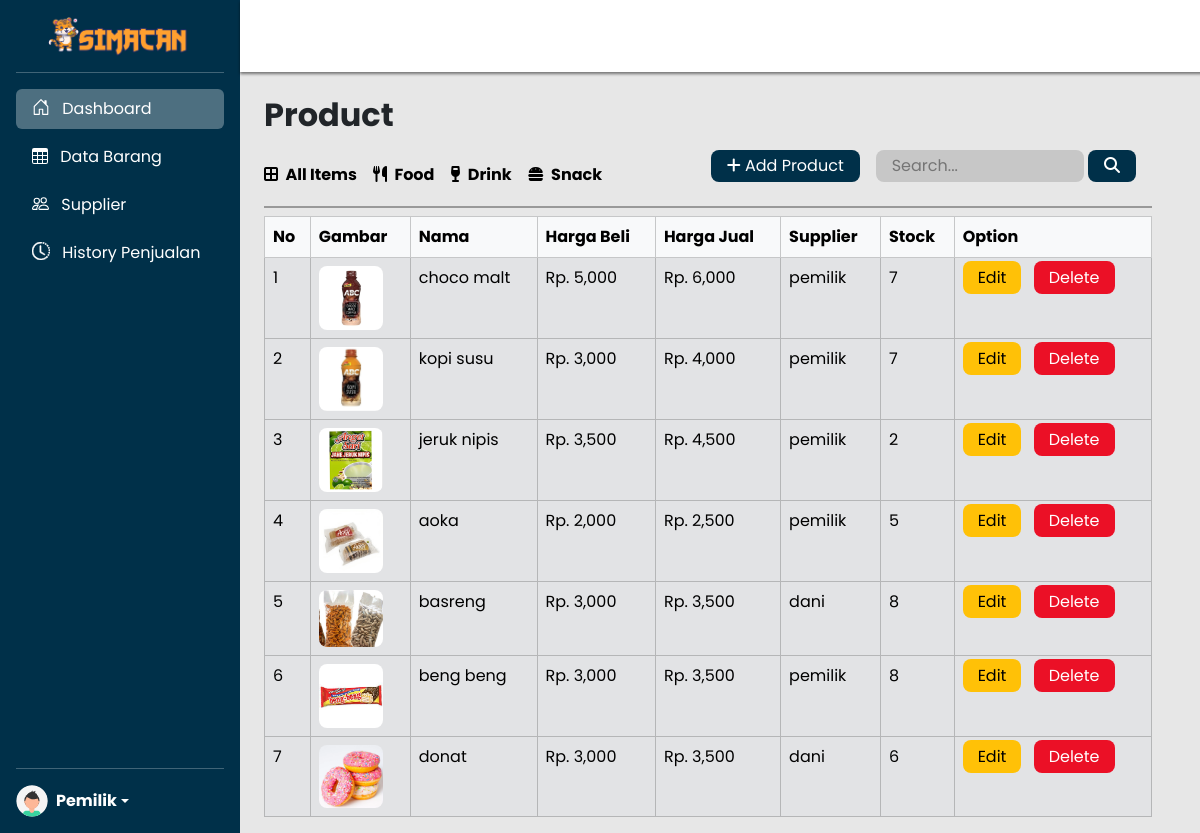
Screenshot of /public/DataBarang (signed in) with the database file from the repository.
### tables this page shows
CREATE TABLE `barang` (
  `id_barang` int(11) NOT NULL,
  `id_kategori` int(11) NOT NULL,
  `id_supplier` int(11) NOT NULL,
  `nama_barang` varchar(25) NOT NULL,
  `harga_beli` int(11) NOT NULL,
  `harga_jual` int(11) NOT NULL,
  `stok_barang` int(11) NOT NULL,
  `gambar` text NOT NULL
);

CREATE TABLE `supplier` (
  `id_supplier` int(11) NOT NULL,
  `nama_supplier` varchar(25) NOT NULL,
  `telepon` varchar(14) NOT NULL,
  `tanggal_input` datetime NOT NULL
);

### app/core/Controller.php (called while the page is built, shortened)
<?php
class Controller{
    public function view($view, $data = [] )
    {
        require_once '../app/views/'. $view . '.php';
    }
    public function model($model)
    {
        return new $model;
    }
}

### app/controllers/DataBarang.php (called while the page is built, shortened)
<?php
class DataBarang extends Controller
{
    public function index()
    {
        $this->view('template/header');
        $data['suppliers'] = $this->model('SupplierModel')->getSuppliers();
        if ($_SERVER['REQUEST_METHOD'] === 'POST' && isset($_POST['search'])) {
            $searchTerm = $_POST['search'];
            $data['barang'] = $this->model('BarangModel')->searchDataBarang($searchTerm);
        } elseif (isset($_POST['kategori'])) {
            $kategori = $_POST['kategori'];
            $data['barang'] = $this->model('BarangModel')->getDataBarangByCategory($kategori);
        } else {
            $data['barang'] = $this->model('BarangModel')->getDataBarang();
        }
        $this->view('data_barang/index', $data);
        $this->view('template/footer');
    }
}

### app/core/App.php (called while the page is built, shortened)
<?php
class App {
    protected $method = 'index';
    protected $params = [];
    public function __construct()
    {
        $this->controller = new $this->controller;
        call_user_func_array([$this->controller, $this->method],$this->params);
    }
}

### public/index.php (called while the page is built, shortened)
<?php
$app = new App;

### app/models/BarangModel.php (called while the page is built, shortened)
<?php
class BarangModel
{
    private $db;
    public function __construct()
    {
        $this->db = new Database;
    }
    public function getDataBarang()
    {
        $sql = "SELECT * FROM barang";
        $stmt = $this->db->prepare($sql);
        $result = $stmt->execute();
        $data = $stmt->fetchAll(PDO::FETCH_ASSOC);
        return $data;
    }
}

### app/core/Database.php (called while the page is built, shortened)
<?php
class Database
{
    private $host = DB_HOST;
    private $user = DB_USER;
    private $pass = DB_PASS;
    private $db_name = DB_NAME;
    private $conn;
    public function __construct()
    {
        $dsn = 'mysql:host=' . $this->host . ';dbname=' . $this->db_name;
        $options = [
            PDO::ATTR_PERSISTENT => true,
            PDO::ATTR_ERRMODE => PDO::ERRMODE_EXCEPTION
        ];
        try {
            $this->conn = new PDO($dsn, $this->user, $this->pass, $options);
        } catch (PDOException $e) {
            $this->error = $e->getMessage();
            die($this->error);
        }
    }
    public function prepare($query) {
        return $this->conn->prepare($query);
    }
}

### app/models/SupplierModel.php (called while the page is built, shortened)
<?php
class SupplierModel
{
    private $db;
    public function __construct()
    {
        $this->db = new Database;
    }
    public function getSuppliers()
    {
        $sql = "SELECT * FROM supplier";
        $stmt = $this->db->prepare($sql);
        $stmt->execute();
        $suppliers = [];
        while ($row = $stmt->fetch(PDO::FETCH_ASSOC)) {
            $suppliers[] = $row;
        }
        return $suppliers;
    }
}

### app/views/data_barang/index.php (the view, shortened to what this page needs)
  <main class="d-flex flex-nowrap">
  <?php
  include "../app/views/template/sidebar.php";
  ?>
  <div class="data-barang overflow-auto" style="width: 100%">
      <div class="nav-utama"></div>
      <div class="wrap-barang bg-gray pt-5">
        <div class="header pt-4 pt-5 border-bot ms-4 me-5">
          <h2 class="fw-bold mb-3">Product</h2>
          <div class="wrap-header d-flex justify-content-between align-items-center">
            <ul class="list-grup gap-3 ps-0 mb-0">
              <li class="list-item"><a href="DataBarang" ><i class="fa-solid fa-border-all me-1"></i> All Items</a></li>
              <li class="list-item">
                <form action='<?= BASEURL; ?>/DataBarang' method='post'>
                  <button type='submit'><i class="fa-solid fa-utensils me-1"></i> Food</button>
                </form>
              </li>
              <li class="list-item">
                <form action='<?= BASEURL; ?>/DataBarang' method='post'>
                  <button type='submit'><i class="fa-solid fa-wine-glass me-1"></i> Drink</button>
                </form>
              </li>
              <li class="list-item">
                <form action='<?= BASEURL; ?>/DataBarang' method='post'>
                  <button type='submit'><i class="fa-solid fa-burger me-1"></i> Snack</button>
                </form>
              </li>
            </ul>
            <div class="grup pe-0 d-flex">
              <button type="button" class="me-3 rounded-3 px-3 py-1 cari-barang" data-bs-toggle="modal" data-bs-target="#addModal"><i class="fa-solid fa-plus"></i> Add Product</button>
              <form action="<?= BASEURL; ?>/DataBarang" method="post">
                  <input type="text" name="search" id="search" placeholder="Search..." class="px-3 py-1 rounded-3 search" style="width: 13rem" />
                  <button type="submit" class="me-3 rounded-3 px-3 py-1 cari-barang">
                    <i class="fa-solid fa-magnifying-glass"></i>
                  </button>
              </form>
            </div>
          </div>
        </div>
        <div class="table-responsive mx-4 me-5">
              <table class="mt-2 table table-secondary table-bordered">
                  <thead>
                  <tr class="table-light">
                      <th>No</th>
                      <th>Gambar</th>
                      <th>Nama</th>
                      <th>Harga Beli</th>
                      <th>Harga Jual</th>
                      <th>Supplier</th>
                      <th>Stock</th>
                      <th>Option</th>
                  </tr>
                  </thead>
                  <tbody>
                  <?php
                  $no = 1;
                  foreach ($data['barang'] as $item) { ?>
                  <tr>
                      <td><?php echo $no++; ?></td>
                      <td><img src='uploads/<?php echo $item['gambar']; ?>' alt='' style='width: 4rem' class='rounded-3' /></td>
                      <td><?php echo $item['nama_barang']; ?></td>
                      <td>Rp. <?php echo number_format($item['harga_beli']); ?></td>
                      <td>Rp. <?php echo number_format($item['harga_jual']); ?></td>
                      <?php
                      $supplierName = "";
                      foreach ($data['suppliers'] as $supplier) {
                          if ($supplier['id_supplier'] == $item['id_supplier']) {
                              $supplierName = $supplier['nama_supplier'];
                              break;
                          }
                      }
                      ?>
                      <td><?php echo $supplierName; ?></td>
                      <td><?php echo $item['stok_barang']; ?></td>
                      <td>
                          <a href="#" class='edit ' data-bs-toggle="modal" data-bs-target="#editModal<?= $item['id_barang']; ?>" data-id="<?= $item['id_barang']; ?>">Edit</a>
                          <a href="<?= BASEURL; ?>/dataBarang/deleteBarang/<?= $item['id_barang'];?>" class='hapus' onclick='return confirm("Hapus Data Barang ?");'>Delete</a>
                      </td>
                  </tr>
                  <?php
              }
              ?>
              </tbody>
          </table>
        </div>
    </div>
  </div>
</main>

### app/views/template/header.php (shortened to what this page needs)
<!DOCTYPE html>
<html lang="en" data-bs-theme="auto">
<head>
    <link
        rel="stylesheet"
        href="https://cdnjs.cloudflare.com/ajax/libs/font-awesome/6.4.2/css/all.min.css"
    />
    <link rel="stylesheet" href="https://cdn.jsdelivr.net/npm/@docsearch/css@3" />
    <link href="assets/dist/css/bootstrap.min.css" rel="stylesheet" />
    <link href="assets/style/sidebars.css" rel="stylesheet" />
</head>
<body>

### app/views/template/sidebar.php (shortened to what this page needs)
<div class="d-flex flex-column flex-shrink-0 p-3 bg-dongker menu" style="width: 240px; height: 100vh">
    <a href="#" class="d-flex align-items-center mb-md-0 me-md-auto text-white text-decoration-none ms-4">
        <img src="assets/image/logo-dua.png" alt="logo" class="img-fluid ms-2" style="height: 40px" />
    </a>
    <hr class="text-white" />
    <ul class="nav nav-pills flex-column mb-auto">
        <li class="nav-item mb-2">
            <a href="Dashboard" class="nav-link text-white" aria-current="page">
                <svg class="bi pe-none me-2" width="18" height="18" style="stroke-width: 1px;"><use xlink:href="#home" /></svg>
                Dashboard
            </a>
        </li>
        <li class="mb-2">
            <a href="DataBarang" class="nav-link text-white">
                Data Barang
            </a>
        </li>
        <li class="mb-2">
            <a href="Supplier" class="nav-link text-white">
                Supplier
            </a>
        </li>
        <li class="mb-2">
            <a href="History" class="nav-link text-white">
                History Penjualan
            </a>
        </li>
    </ul>
    <hr class="text-white" />
    <div class="dropdown">
        <a href="#" class="d-flex align-items-center text-white text-decoration-none dropdown-toggle" data-bs-toggle="dropdown" aria-expanded="false">
            <img src="assets/image/avatar.svg" alt="" width="32" height="32" class="rounded-circle me-2" />
            <?php
            if ($_SESSION['level'] == 1) {
                echo '<strong>Pemilik</strong>';
            }else{
                echo '<strong>Admin</strong>';
            }?>
        </a>
    </div>
</div>

### app/views/template/footer.php (shortened to what this page needs)
</body>
</html>

### public/assets/style/sidebars.css (style rules this page uses)
* { font-family: Poppins, sans-serif; box-sizing: border-box; text-decoration: none; margin: 0; padding: 0; }
.menu { z-index: 999; }
.border-bot { border-bottom: 2px solid rgb(153, 153, 153); }
.bg-dongker { background-color: #003049; }
.bg-transparan { background-color: rgba(255, 255, 255, 0.3); }
.bg-gray { background-color: #e7e7e7; }
.list-grup { list-style: none; display: flex; }
.list-item { font-weight: bold; }
.list-item a, .list-item button { color: black !important; }
.list-item button { border: none; background-color: transparent; font-weight: bold; }
.list-item button::after, .list-item a::after { content: ""; display: block; padding-bottom: 0.2em; border-bottom: 0.2em solid #003049; transform: scale(0); transition: 0.2s linear; }
.grup { margin-bottom: 1.5rem; }
.cari-barang { border: none; background-color: #003049; transition: 0.2s; color: white; }
input.search, input.date, select.pilih-bulan, select.pilih-tahun { border: none; background-color: rgb(199, 199, 199); }
th, td { padding-right: 3rem; padding-top: 0.5rem; padding-bottom: 0.5rem; }
a.hapus { background-color: #eb1026; padding: 5px 15px; border-radius: 8px; color: white; transition: 0.3s; }
a.edit, button.edit { background-color: #ffc107; padding: 5px 15px; border-radius: 8px; margin-right: 0.5rem; color: black; transition: 0.3s; border: none; }
a { text-decoration: none; }
.nav-utama { height: 4.5rem; width: 100%; filter: drop-shadow(0 2px 0.1rem rgba(0, 0, 0, 0.5)); background-color: #fff; }
.nav-utama { position: fixed; z-index: 999; }
.wrap-barang { min-height: 100vh; }
body { min-height: 100vh; min-height: -webkit-fill-available; }
html { height: -webkit-fill-available; }
main { height: 100vh; height: -webkit-fill-available; max-height: 100vh; overflow-x: auto; overflow-y: hidden; }
.dropdown-toggle { outline: 0; }
.bi { vertical-align: -0.125em; fill: currentColor; }

### rows the page displays
barang: gambar (picture), nama_barang "choco malt", harga_beli "5,000", harga_jual "6,000", id_supplier.nama_supplier "pemilik", stok_barang "7"
barang: gambar (picture), nama_barang "kopi susu", harga_beli "3,000", harga_jual "4,000", id_supplier.nama_supplier "pemilik", stok_barang "7"
barang: gambar (picture), nama_barang "jeruk nipis", harga_beli "3,500", harga_jual "4,500", id_supplier.nama_supplier "pemilik", stok_barang "2"
barang: gambar (picture), nama_barang "aoka", harga_beli "2,000", harga_jual "2,500", id_supplier.nama_supplier "pemilik", stok_barang "5"
barang: gambar (picture), nama_barang "basreng", harga_beli "3,000", harga_jual "3,500", id_supplier.nama_supplier "dani", stok_barang "8"
barang: gambar (picture), nama_barang "beng beng", harga_beli "3,000", harga_jual "3,500", id_supplier.nama_supplier "pemilik", stok_barang "8"
barang: gambar (picture), nama_barang "donat", harga_beli "3,000", harga_jual "3,500", id_supplier.nama_supplier "dani", stok_barang "6"
